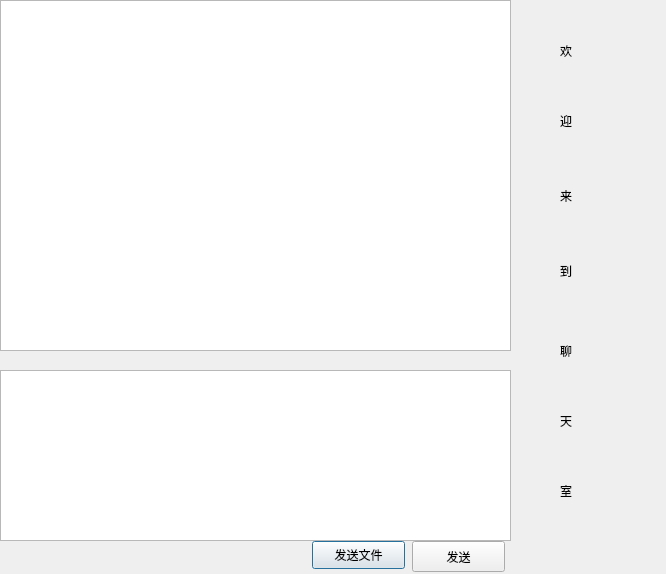
<?xml version="1.0" encoding="UTF-8"?>
<ui version="4.0">
 <class>room</class>
 <widget class="QDialog" name="room">
  <property name="geometry">
   <rect>
    <x>0</x>
    <y>0</y>
    <width>666</width>
    <height>574</height>
   </rect>
  </property>
  <property name="windowTitle">
   <string>Dialog</string>
  </property>
  <widget class="QPushButton" name="pushButton">
   <property name="geometry">
    <rect>
     <x>312</x>
     <y>541</y>
     <width>93</width>
     <height>28</height>
    </rect>
   </property>
   <property name="text">
    <string>发送文件</string>
   </property>
  </widget>
  <widget class="QPushButton" name="pushButton_2">
   <property name="geometry">
    <rect>
     <x>412</x>
     <y>541</y>
     <width>93</width>
     <height>31</height>
    </rect>
   </property>
   <property name="text">
    <string>发送</string>
   </property>
  </widget>
  <widget class="QTextEdit" name="textEdit">
   <property name="geometry">
    <rect>
     <x>0</x>
     <y>370</y>
     <width>511</width>
     <height>171</height>
    </rect>
   </property>
  </widget>
  <widget class="QTextBrowser" name="textBrowser">
   <property name="geometry">
    <rect>
     <x>0</x>
     <y>0</y>
     <width>511</width>
     <height>351</height>
    </rect>
   </property>
  </widget>
  <widget class="QLabel" name="label">
   <property name="geometry">
    <rect>
     <x>560</x>
     <y>20</y>
     <width>72</width>
     <height>61</height>
    </rect>
   </property>
   <property name="styleSheet">
    <string notr="true">font: 28pt &quot;Agency FB&quot;;
font: 28pt &quot;华文行楷&quot;;</string>
   </property>
   <property name="text">
    <string>欢</string>
   </property>
  </widget>
  <widget class="QLabel" name="label_2">
   <property name="geometry">
    <rect>
     <x>560</x>
     <y>90</y>
     <width>72</width>
     <height>61</height>
    </rect>
   </property>
   <property name="styleSheet">
    <string notr="true">font: 28pt &quot;华文行楷&quot;;</string>
   </property>
   <property name="text">
    <string>迎</string>
   </property>
  </widget>
  <widget class="QLabel" name="label_3">
   <property name="geometry">
    <rect>
     <x>560</x>
     <y>170</y>
     <width>72</width>
     <height>51</height>
    </rect>
   </property>
   <property name="styleSheet">
    <string notr="true">font: 28pt &quot;华文行楷&quot;;</string>
   </property>
   <property name="text">
    <string>来</string>
   </property>
  </widget>
  <widget class="QLabel" name="label_4">
   <property name="geometry">
    <rect>
     <x>560</x>
     <y>390</y>
     <width>72</width>
     <height>61</height>
    </rect>
   </property>
   <property name="styleSheet">
    <string notr="true">font: 28pt &quot;Agency FB&quot;;
font: 28pt &quot;华文行楷&quot;;</string>
   </property>
   <property name="text">
    <string>天</string>
   </property>
  </widget>
  <widget class="QLabel" name="label_5">
   <property name="geometry">
    <rect>
     <x>560</x>
     <y>320</y>
     <width>72</width>
     <height>61</height>
    </rect>
   </property>
   <property name="styleSheet">
    <string notr="true">font: 28pt &quot;Agency FB&quot;;
font: 28pt &quot;华文行楷&quot;;</string>
   </property>
   <property name="text">
    <string>聊</string>
   </property>
  </widget>
  <widget class="QLabel" name="label_6">
   <property name="geometry">
    <rect>
     <x>560</x>
     <y>240</y>
     <width>72</width>
     <height>61</height>
    </rect>
   </property>
   <property name="styleSheet">
    <string notr="true">font: 28pt &quot;Agency FB&quot;;
font: 28pt &quot;华文行楷&quot;;</string>
   </property>
   <property name="text">
    <string>到</string>
   </property>
  </widget>
  <widget class="QLabel" name="label_7">
   <property name="geometry">
    <rect>
     <x>560</x>
     <y>460</y>
     <width>72</width>
     <height>61</height>
    </rect>
   </property>
   <property name="styleSheet">
    <string notr="true">font: 28pt &quot;Agency FB&quot;;
font: 28pt &quot;华文行楷&quot;;</string>
   </property>
   <property name="text">
    <string>室</string>
   </property>
  </widget>
 </widget>
 <resources/>
 <connections/>
</ui>
